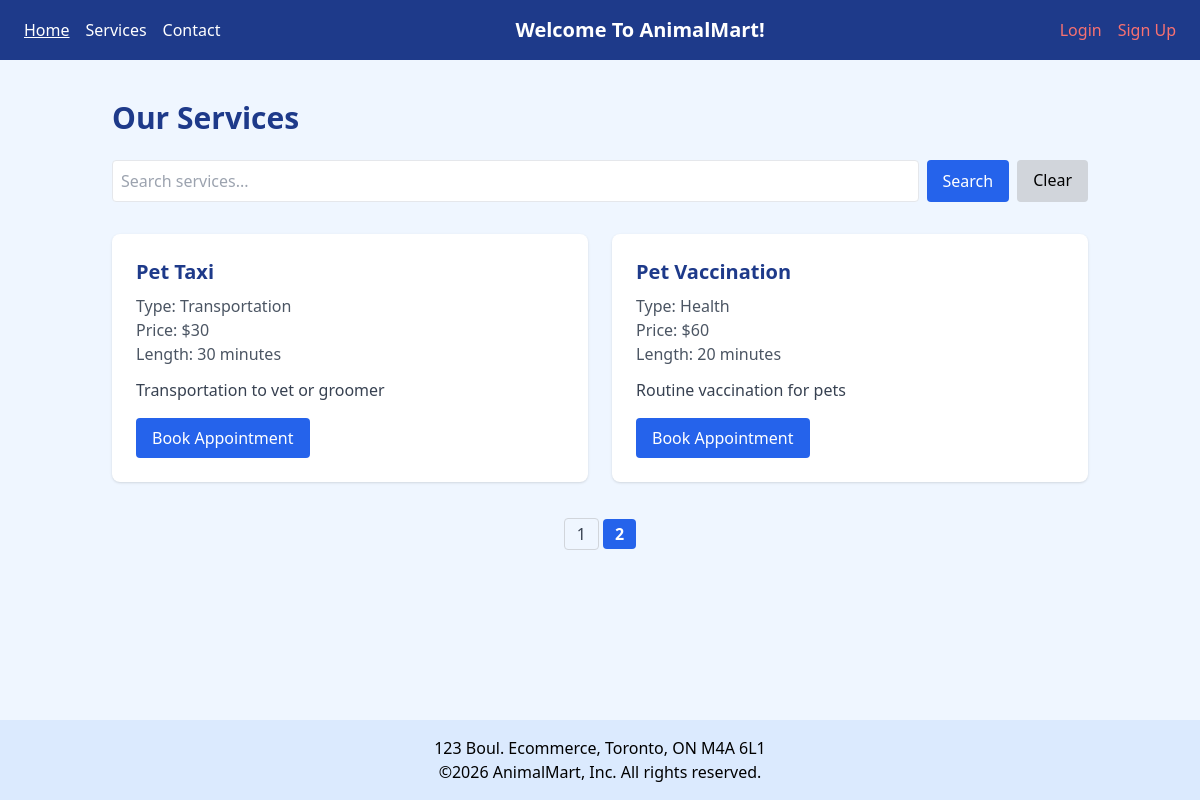
Page /view/services.php?page=2 on the committed database.
### tables this page shows
CREATE TABLE services (
  service_id INT UNSIGNED AUTO_INCREMENT PRIMARY KEY,
  name VARCHAR(255) NOT NULL,  
  description VARCHAR(255) NOT NULL,
  type ENUM (
  'Pet Care',
  'Grooming',
  'Health',
  'Training',
  'Boarding',
  'Transportation',
  'Retail',
  'End-of-Life',
  'Specialized'
	),
    duration INT NOT NULL,
    price DECIMAL NOT NULL,
    created_at TIMESTAMP DEFAULT CURRENT_TIMESTAMP
);

### config/session_check.php (called while the page is built, shortened)
<?php
function isLoggedIn(): bool
{
    return !empty($_SESSION['user']['id']) && !empty($_SESSION['user']['username']);
}
?>

### model/ServiceModel.php (called while the page is built, shortened)
<?php
class ServiceModel {
    private $conn;
    private $table = "services";
    public function __construct($db) {
        $this->conn = $db;
    }
    public function getServices($limit = 10, $offset = 0) {
        try {
            $limit = max(intval($limit), 1);
            $offset = max(intval($offset), 0);
            $query = "SELECT * FROM {$this->table} ORDER BY name ASC LIMIT :limit OFFSET :offset";
            $stmt = $this->conn->prepare($query);
            $stmt->bindParam(':limit', $limit, PDO::PARAM_INT);
            $stmt->bindParam(':offset', $offset, PDO::PARAM_INT);
            $stmt->execute();
            return $stmt->fetchAll(PDO::FETCH_ASSOC);
        } catch (PDOException $e) {
            error_log("Get Services Error: " . $e->getMessage());
            return [];
        }
    }
    public function getTotalServiceCount() {
        try {
            $stmt = $this->conn->prepare("SELECT COUNT(*) as total FROM {$this->table}");
            $stmt->execute();
            return $stmt->fetchColumn() ?: 0;
        } catch (PDOException $e) {
            error_log("Get Total Service Count Error: " . $e->getMessage());
            return 0;
        }
    }
}

### view/services.php (the view, shortened to what this page needs)
<?php
require_once '../config/database.php';
require_once '../model/ServiceModel.php';
require_once '../controller/ServiceController.php';
require_once '../config/session_check.php';
try {
    $pdo = Database::getConnection();
} catch (Exception $e) {
    error_log($e->getMessage());
    die("Database unavailable");
}
$service = new ServiceModel($pdo);
$controllerService = new ServiceController($service ,$pdo);
$page = isset($_GET['page']) && is_numeric($_GET['page']) && $_GET['page'] > 0
    ? (int) $_GET['page']
    : 1;
$resultsPerPage = 4;
$offset = ($page - 1) * $resultsPerPage;
$isSearching = isset($_GET['searchInput']) && trim($_GET['searchInput']) !== '';
$services    = $isSearching
    ? $controllerService->search()
    : $controllerService->getServices($resultsPerPage, $offset);
?>
<!DOCTYPE html>
<html lang="en">
<head>
    <script src="https://cdn.tailwindcss.com"></script>
</head>
<body class="bg-blue-50 min-h-screen flex flex-col">
<nav class="bg-blue-900 text-white px-6 py-4 flex flex-col md:flex-row justify-between items-center md:items-center space-y-2 md:space-y-0">
    <div class="flex space-x-4">
        <a href="Home.php" class="underline">Home</a>
        <a href="services.php?page=1" class="hover:text-blue-300">Services</a>
        <a href="contact.php" class="hover:text-blue-300">Contact</a>
    </div>
    <div class="text-xl font-bold">Welcome To AnimalMart!</div>
    <div class="flex space-x-4">
        <?php if (!isLoggedIn()): ?>
            <a href="login.php" class="text-red-400">Login</a>
            <a href="signup.php" class="text-red-400">Sign Up</a>
        <?php endif; ?>
    </div>
</nav>
<main class="flex-grow container mx-auto px-6 py-10">
    <div class="flex justify-between items-center mb-6">
        <h1 class="text-3xl font-bold text-blue-900">Our Services</h1>
    </div>
    <form method="GET" class="flex gap-2 mb-8">
        <input type="text"
               name="searchInput"
               placeholder="Search services..."
               value="<?= htmlspecialchars($_GET['searchInput'] ?? '') ?>"
               class="flex-1 p-2 border rounded focus:ring-2 focus:ring-blue-500">
        <button type="submit"
                class="bg-blue-600 text-white px-4 py-2 rounded hover:bg-blue-700">
            Search
        </button>
        <a href="services.php?page=1"
           class="bg-gray-300 px-4 py-2 rounded hover:bg-gray-400">
            Clear
        </a>
    </form>
    <div class="grid md:grid-cols-2 gap-6">
        <?php foreach ($services as $service): ?>
            <div class="bg-white p-6 rounded-lg shadow">
                <h2 class="text-xl font-semibold text-blue-900">
                    <?= htmlspecialchars($service['name']) ?>
                </h2>
                <p class="text-gray-600 mt-2">
                    Type: <?= htmlspecialchars($service['type']) ?><br>
                    Price: $<?= htmlspecialchars($service['price']) ?>
                    <?php if (!empty($service['duration'])): ?>
                        <br>Length: <?= htmlspecialchars($service['duration']) ?> minutes
                    <?php endif; ?>
                </p>
                <?php if (!empty($service['description'])): ?>
                    <p class="mt-3 text-gray-700">
                        <?= htmlspecialchars($service['description']) ?>
                    </p>
                <?php endif; ?>
                <div class="mt-4 flex gap-2">
                    <a href="appointment.php?service=<?= (int)$service['service_id'] ?>"
                       class="bg-blue-600 text-white px-4 py-2 rounded hover:bg-blue-700">
                        Book Appointment
                    </a>
                </div>
            </div>
        <?php endforeach; ?>
    </div>
    <?php if (!$isSearching): ?>
    <div class="mt-10">
        <?= $controllerService->displayPagination($resultsPerPage); ?>
    </div>
    <?php endif; ?>
</main>
<footer class="bg-blue-100 text-center p-4">
    123 Boul. Ecommerce, Toronto, ON M4A 6L1<br>
    ©2026 AnimalMart, Inc. All rights reserved.
</footer>
</body>
</html>

### rows in the picture
services: name "Pet Taxi", type "Transportation", price "30", duration "30", description "Transportation to vet or groomer"
services: name "Pet Vaccination", type "Health", price "60", duration "20", description "Routine vaccination for pets"
